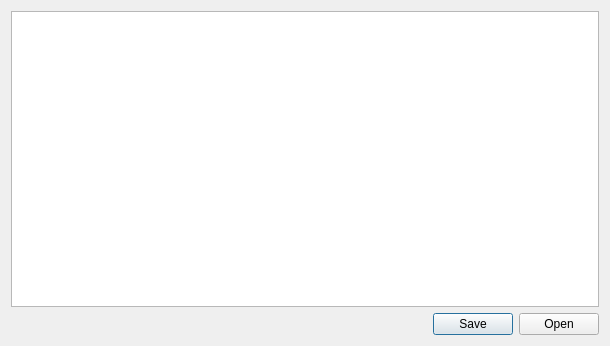
<?xml version="1.0" encoding="UTF-8"?>
<ui version="4.0">
 <class>Dialog</class>
 <widget class="QDialog" name="Dialog">
  <property name="geometry">
   <rect>
    <x>0</x>
    <y>0</y>
    <width>610</width>
    <height>346</height>
   </rect>
  </property>
  <property name="windowTitle">
   <string>Dialog</string>
  </property>
  <layout class="QVBoxLayout" name="verticalLayout">
   <item>
    <widget class="QPlainTextEdit" name="plainTextEdit"/>
   </item>
   <item>
    <widget class="QDialogButtonBox" name="buttonBox">
     <property name="standardButtons">
      <set>QDialogButtonBox::Open|QDialogButtonBox::Save</set>
     </property>
    </widget>
   </item>
  </layout>
 </widget>
 <resources/>
 <connections/>
</ui>
